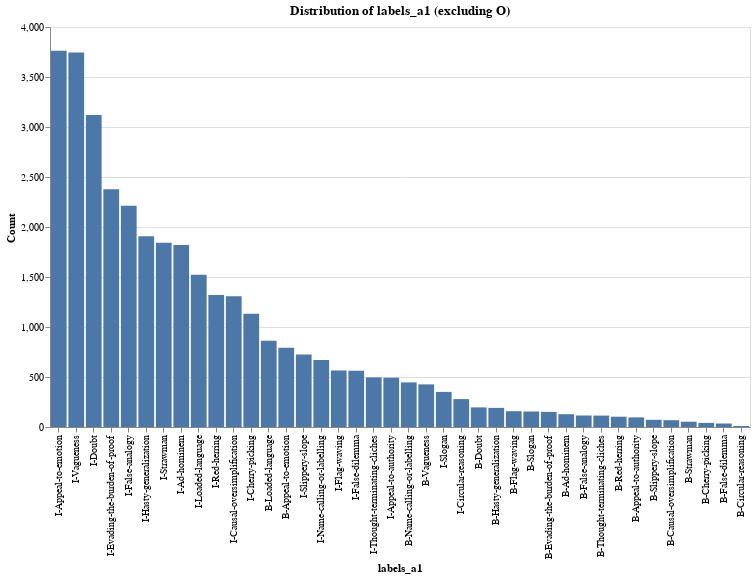

Here is the notebook cell this chart was saved with:
### Code cell
chart = (
    alt.Chart(label_counts)
    .mark_bar()
    .encode(
        x=alt.X("label:N", sort='-y', title="labels_a1"),
        y=alt.Y("count:Q", title="Count"),
        tooltip=["label", "count"],
    )
    .properties(
        title="Distribution of labels_a1 (excluding O)",
        width=700,
        height=400,
    )
)

chart

### Figure 1 — Vega-Lite specification as saved in the notebook (floating-point values rounded to 4 significant figures)
{"config": {"view": {"continuousWidth": 300, "continuousHeight": 300}}, "data": {"name": "data-e79ee1dcae58cac25aa9520cd701fa20"}, "mark": {"type": "bar"}, "encoding": {"tooltip": [{"field": "label", "type": "nominal"}, {"field": "count", "type": "quantitative"}], "x": {"field": "label", "sort": "-y", "title": "labels_a1", "type": "nominal"}, "y": {"field": "count", "title": "Count", "type": "quantitative"}}, "height": 400, "title": "Distribution of labels_a1 (excluding O)", "width": 700, "$schema": "https://vega.github.io/schema/vega-lite/v6.1.0.json", "datasets": {"data-e79ee1dcae58cac25aa9520cd701fa20": [{"label": "I-Appeal-to-emotion", "count": 3762}, {"label": "I-Vagueness", "count": 3745}, {"label": "I-Doubt", "count": 3120}, {"label": "I-Evading-the-burden-of-proof", "count": 2378}, {"label": "I-False-analogy", "count": 2213}, {"label": "I-Hasty-generalization", "count": 1908}, {"label": "I-Strawman", "count": 1842}, {"label": "I-Ad-hominem", "count": 1819}, {"label": "I-Loaded-language", "count": 1522}, {"label": "I-Red-herring", "count": 1321}, {"label": "I-Causal-oversimplification", "count": 1307}, {"label": "I-Cherry-picking", "count": 1133}, {"label": "B-Loaded-language", "count": 863}, {"label": "B-Appeal-to-emotion", "count": 792}, {"label": "I-Slippery-slope", "count": 725}, {"label": "I-Name-calling-or-labelling", "count": 669}, {"label": "I-Flag-waving", "count": 565}, {"label": "I-False-dilemma", "count": 563}, {"label": "I-Thought-terminating-cliches", "count": 496}, {"label": "I-Appeal-to-authority", "count": 493}, {"label": "B-Name-calling-or-labelling", "count": 446}, {"label": "B-Vagueness", "count": 426}, {"label": "I-Slogan", "count": 351}, {"label": "I-Circular-reasoning", "count": 279}, {"label": "B-Doubt", "count": 196}, {"label": "B-Hasty-generalization", "count": 191}, {"label": "B-Flag-waving", "count": 158}, {"label": "B-Slogan", "count": 155}, {"label": "B-Evading-the-burden-of-proof", "count": 151}, {"label": "B-Ad-hominem", "count": 128}, {"label": "B-False-analogy", "count": 115}, {"label": "B-Thought-terminating-cliches", "count": 114}, {"label": "B-Red-herring", "count": 103}, {"label": "B-Appeal-to-authority", "count": 96}, {"label": "B-Slippery-slope", "count": 72}, {"label": "B-Causal-oversimplification", "count": 68}, {"label": "B-Strawman", "count": 53}, {"label": "B-Cherry-picking", "count": 41}, {"label": "B-False-dilemma", "count": 35}, {"label": "B-Circular-reasoning", "count": 10}]}}
